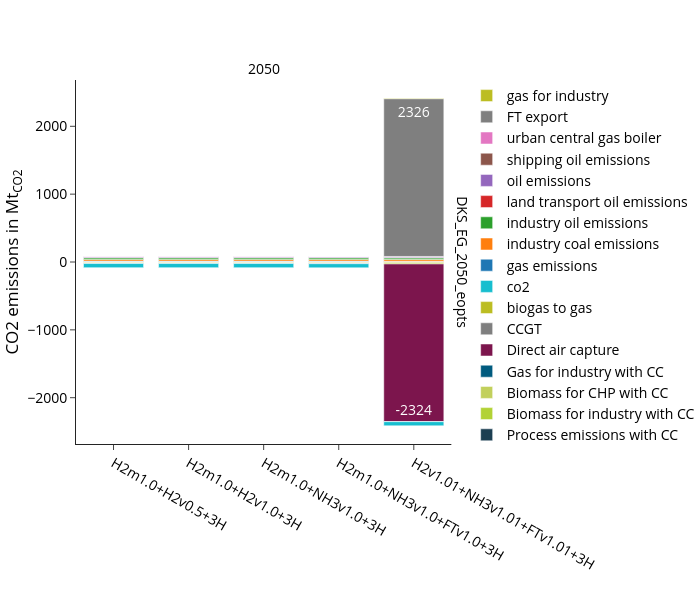

Notebook code cell kept with this figure:
### Code cell
fig_name = "co2_emissions_mt"
fig = px.bar(
    df, 
    **fig_kwargs,
    labels={"value":"CO2 emissions in Mt<sub>CO2</sub>",
            "year":"",
            "variable":"", 
            "scen":""
            },
    color_discrete_map=colors["co2"],
    category_orders={
        "variable":list(colors["co2"].keys()),
        "scen": scen_order
        },
    #facet_col_wrap=1, facet_col_spacing=0.07,
)
fig.update_layout(legend_traceorder="reversed",)
update_layout(fig)

print("Totals per scenario and year:", supply_sum_df)
fig.show()
#save_plotly_fig(supply_df, fig, sdir, f"{idx_group_name}_{fig_name}")

### Figure 1 — Plotly figure (JSON) as saved in the notebook; plotly's stock layout.template omitted (floating-point values rounded to 4 significant figures)
{"data": [{"hovertemplate": "=%{x}<br>run_name=DKS_EG_2050_eopts<br>CO2 emissions in Mt<sub>CO2</sub>=%{text}<extra></extra>", "legendgroup": "Process emissions with CC", "marker": {"color": "#1c3f52", "pattern": {"shape": ""}}, "name": "Process emissions with CC", "orientation": "v", "showlegend": true, "text": [5.1, 5.1, 5.1, 5.1, 5.1], "textangle": 0, "textposition": "inside", "texttemplate": "%{y:.0f}", "type": "bar", "x": ["H2m1.0+H2v0.5+3H", "H2m1.0+H2v1.0+3H", "H2m1.0+NH3v1.0+3H", "H2m1.0+NH3v1.0+FTv1.0+3H", "H2v1.01+NH3v1.01+FTv1.01+3H"], "xaxis": "x", "y": [5.1, 5.1, 5.1, 5.1, 5.1], "yaxis": "y"}, {"hovertemplate": "=%{x}<br>run_name=DKS_EG_2050_eopts<br>CO2 emissions in Mt<sub>CO2</sub>=%{text}<extra></extra>", "legendgroup": "Biomass for industry with CC", "marker": {"color": "#b2d235", "pattern": {"shape": ""}}, "name": "Biomass for industry with CC", "orientation": "v", "showlegend": true, "text": [-4.9, -4.9, -4.9, -4.9, -4.9], "textangle": 0, "textposition": "inside", "texttemplate": "%{y:.0f}", "type": "bar", "x": ["H2m1.0+H2v0.5+3H", "H2m1.0+H2v1.0+3H", "H2m1.0+NH3v1.0+3H", "H2m1.0+NH3v1.0+FTv1.0+3H", "H2v1.01+NH3v1.01+FTv1.01+3H"], "xaxis": "x", "y": [-4.9, -4.9, -4.9, -4.9, -4.9], "yaxis": "y"}, {"hovertemplate": "=%{x}<br>run_name=DKS_EG_2050_eopts<br>CO2 emissions in Mt<sub>CO2</sub>=%{text}<extra></extra>", "legendgroup": "Biomass for CHP with CC", "marker": {"color": "#C2D05C", "pattern": {"shape": ""}}, "name": "Biomass for CHP with CC", "orientation": "v", "showlegend": true, "text": [-10.5, -10.5, -10.5, -11.0, -24.3], "textangle": 0, "textposition": "inside", "texttemplate": "%{y:.0f}", "type": "bar", "x": ["H2m1.0+H2v0.5+3H", "H2m1.0+H2v1.0+3H", "H2m1.0+NH3v1.0+3H", "H2m1.0+NH3v1.0+FTv1.0+3H", "H2v1.01+NH3v1.01+FTv1.01+3H"], "xaxis": "x", "y": [-10.5, -10.5, -10.5, -11.0, -24.3], "yaxis": "y"}, {"hovertemplate": "=%{x}<br>run_name=DKS_EG_2050_eopts<br>CO2 emissions in Mt<sub>CO2</sub>=%{text}<extra></extra>", "legendgroup": "Gas for industry with CC", "marker": {"color": "#005b7f", "pattern": {"shape": ""}}, "name": "Gas for industry with CC", "orientation": "v", "showlegend": true, "text": [2.0, 2.0, 2.0, 2.0, 1.7], "textangle": 0, "textposition": "inside", "texttemplate": "%{y:.0f}", "type": "bar", "x": ["H2m1.0+H2v0.5+3H", "H2m1.0+H2v1.0+3H", "H2m1.0+NH3v1.0+3H", "H2m1.0+NH3v1.0+FTv1.0+3H", "H2v1.01+NH3v1.01+FTv1.01+3H"], "xaxis": "x", "y": [2.0, 2.0, 2.0, 2.0, 1.7], "yaxis": "y"}, {"hovertemplate": "=%{x}<br>run_name=DKS_EG_2050_eopts<br>CO2 emissions in Mt<sub>CO2</sub>=%{text}<extra></extra>", "legendgroup": "Direct air capture", "marker": {"color": "#7c154d", "pattern": {"shape": ""}}, "name": "Direct air capture", "orientation": "v", "showlegend": true, "text": [-6.7, -6.7, -6.7, -8.8, -2324.0], "textangle": 0, "textposition": "inside", "texttemplate": "%{y:.0f}", "type": "bar", "x": ["H2m1.0+H2v0.5+3H", "H2m1.0+H2v1.0+3H", "H2m1.0+NH3v1.0+3H", "H2m1.0+NH3v1.0+FTv1.0+3H", "H2v1.01+NH3v1.01+FTv1.01+3H"], "xaxis": "x", "y": [-6.7, -6.7, -6.7, -8.8, -2324.0], "yaxis": "y"}, {"hovertemplate": "=%{x}<br>run_name=DKS_EG_2050_eopts<br>CO2 emissions in Mt<sub>CO2</sub>=%{text}<extra></extra>", "legendgroup": "CCGT", "marker": {"color": "#7F7F7F", "pattern": {"shape": ""}}, "name": "CCGT", "orientation": "v", "showlegend": true, "text": [0.9, 0.9, 0.9, 0.9, 0.2], "textangle": 0, "textposition": "inside", "texttemplate": "%{y:.0f}", "type": "bar", "x": ["H2m1.0+H2v0.5+3H", "H2m1.0+H2v1.0+3H", "H2m1.0+NH3v1.0+3H", "H2m1.0+NH3v1.0+FTv1.0+3H", "H2v1.01+NH3v1.01+FTv1.01+3H"], "xaxis": "x", "y": [0.9, 0.9, 0.9, 0.9, 0.2], "yaxis": "y"}, {"hovertemplate": "=%{x}<br>run_name=DKS_EG_2050_eopts<br>CO2 emissions in Mt<sub>CO2</sub>=%{text}<extra></extra>", "legendgroup": "biogas to gas", "marker": {"color": "#BCBD22", "pattern": {"shape": ""}}, "name": "biogas to gas", "orientation": "v", "showlegend": true, "text": [-0.3, -0.3, -0.3, -0.3, -0.3], "textangle": 0, "textposition": "inside", "texttemplate": "%{y:.0f}", "type": "bar", "x": ["H2m1.0+H2v0.5+3H", "H2m1.0+H2v1.0+3H", "H2m1.0+NH3v1.0+3H", "H2m1.0+NH3v1.0+FTv1.0+3H", "H2v1.01+NH3v1.01+FTv1.01+3H"], "xaxis": "x", "y": [-0.3, -0.3, -0.3, -0.3, -0.3], "yaxis": "y"}, {"hovertemplate": "=%{x}<br>run_name=DKS_EG_2050_eopts<br>CO2 emissions in Mt<sub>CO2</sub>=%{text}<extra></extra>", "legendgroup": "co2", "marker": {"color": "#17BECF", "pattern": {"shape": ""}}, "name": "co2", "orientation": "v", "showlegend": true, "text": [-60.6, -60.6, -60.6, -60.6, -60.6], "textangle": 0, "textposition": "inside", "texttemplate": "%{y:.0f}", "type": "bar", "x": ["H2m1.0+H2v0.5+3H", "H2m1.0+H2v1.0+3H", "H2m1.0+NH3v1.0+3H", "H2m1.0+NH3v1.0+FTv1.0+3H", "H2v1.01+NH3v1.01+FTv1.01+3H"], "xaxis": "x", "y": [-60.6, -60.6, -60.6, -60.6, -60.6], "yaxis": "y"}, {"hovertemplate": "=%{x}<br>run_name=DKS_EG_2050_eopts<br>CO2 emissions in Mt<sub>CO2</sub>=%{text}<extra></extra>", "legendgroup": "gas emissions", "marker": {"color": "#1F77B4", "pattern": {"shape": ""}}, "name": "gas emissions", "orientation": "v", "showlegend": true, "text": [5.8, 5.8, 5.8, 5.8, 5.8], "textangle": 0, "textposition": "inside", "texttemplate": "%{y:.0f}", "type": "bar", "x": ["H2m1.0+H2v0.5+3H", "H2m1.0+H2v1.0+3H", "H2m1.0+NH3v1.0+3H", "H2m1.0+NH3v1.0+FTv1.0+3H", "H2v1.01+NH3v1.01+FTv1.01+3H"], "xaxis": "x", "y": [5.8, 5.8, 5.8, 5.8, 5.8], "yaxis": "y"}, {"hovertemplate": "=%{x}<br>run_name=DKS_EG_2050_eopts<br>CO2 emissions in Mt<sub>CO2</sub>=%{text}<extra></extra>", "legendgroup": "industry coal emissions", "marker": {"color": "#FF7F0E", "pattern": {"shape": ""}}, "name": "industry coal emissions", "orientation": "v", "showlegend": true, "text": [24.5, 24.5, 24.5, 24.5, 24.5], "textangle": 0, "textposition": "inside", "texttemplate": "%{y:.0f}", "type": "bar", "x": ["H2m1.0+H2v0.5+3H", "H2m1.0+H2v1.0+3H", "H2m1.0+NH3v1.0+3H", "H2m1.0+NH3v1.0+FTv1.0+3H", "H2v1.01+NH3v1.01+FTv1.01+3H"], "xaxis": "x", "y": [24.5, 24.5, 24.5, 24.5, 24.5], "yaxis": "y"}, {"hovertemplate": "=%{x}<br>run_name=DKS_EG_2050_eopts<br>CO2 emissions in Mt<sub>CO2</sub>=%{text}<extra></extra>", "legendgroup": "industry oil emissions", "marker": {"color": "#2CA02C", "pattern": {"shape": ""}}, "name": "industry oil emissions", "orientation": "v", "showlegend": true, "text": [23.5, 23.5, 23.5, 23.5, 23.5], "textangle": 0, "textposition": "inside", "texttemplate": "%{y:.0f}", "type": "bar", "x": ["H2m1.0+H2v0.5+3H", "H2m1.0+H2v1.0+3H", "H2m1.0+NH3v1.0+3H", "H2m1.0+NH3v1.0+FTv1.0+3H", "H2v1.01+NH3v1.01+FTv1.01+3H"], "xaxis": "x", "y": [23.5, 23.5, 23.5, 23.5, 23.5], "yaxis": "y"}, {"hovertemplate": "=%{x}<br>run_name=DKS_EG_2050_eopts<br>CO2 emissions in Mt<sub>CO2</sub>=%{text}<extra></extra>", "legendgroup": "land transport oil emissions", "marker": {"color": "#D62728", "pattern": {"shape": ""}}, "name": "land transport oil emissions", "orientation": "v", "showlegend": true, "text": [3.8, 3.8, 3.8, 3.8, 3.8], "textangle": 0, "textposition": "inside", "texttemplate": "%{y:.0f}", "type": "bar", "x": ["H2m1.0+H2v0.5+3H", "H2m1.0+H2v1.0+3H", "H2m1.0+NH3v1.0+3H", "H2m1.0+NH3v1.0+FTv1.0+3H", "H2v1.01+NH3v1.01+FTv1.01+3H"], "xaxis": "x", "y": [3.8, 3.8, 3.8, 3.8, 3.8], "yaxis": "y"}, {"hovertemplate": "=%{x}<br>run_name=DKS_EG_2050_eopts<br>CO2 emissions in Mt<sub>CO2</sub>=%{text}<extra></extra>", "legendgroup": "oil emissions", "marker": {"color": "#9467BD", "pattern": {"shape": ""}}, "name": "oil emissions", "orientation": "v", "showlegend": true, "text": [15.6, 15.6, 15.6, 15.6, 15.6], "textangle": 0, "textposition": "inside", "texttemplate": "%{y:.0f}", "type": "bar", "x": ["H2m1.0+H2v0.5+3H", "H2m1.0+H2v1.0+3H", "H2m1.0+NH3v1.0+3H", "H2m1.0+NH3v1.0+FTv1.0+3H", "H2v1.01+NH3v1.01+FTv1.01+3H"], "xaxis": "x", "y": [15.6, 15.6, 15.6, 15.6, 15.6], "yaxis": "y"}, {"hovertemplate": "=%{x}<br>run_name=DKS_EG_2050_eopts<br>CO2 emissions in Mt<sub>CO2</sub>=%{text}<extra></extra>", "legendgroup": "shipping oil emissions", "marker": {"color": "#8C564B", "pattern": {"shape": ""}}, "name": "shipping oil emissions", "orientation": "v", "showlegend": true, "text": [1.7, 1.7, 1.7, 1.7, 1.7], "textangle": 0, "textposition": "inside", "texttemplate": "%{y:.0f}", "type": "bar", "x": ["H2m1.0+H2v0.5+3H", "H2m1.0+H2v1.0+3H", "H2m1.0+NH3v1.0+3H", "H2m1.0+NH3v1.0+FTv1.0+3H", "H2v1.01+NH3v1.01+FTv1.01+3H"], "xaxis": "x", "y": [1.7, 1.7, 1.7, 1.7, 1.7], "yaxis": "y"}, {"hovertemplate": "=%{x}<br>run_name=DKS_EG_2050_eopts<br>CO2 emissions in Mt<sub>CO2</sub>=%{text}<extra></extra>", "legendgroup": "urban central gas boiler", "marker": {"color": "#E377C2", "pattern": {"shape": ""}}, "name": "urban central gas boiler", "orientation": "v", "showlegend": true, "text": [0.1, 0.1, 0.1, 0.1], "textangle": 0, "textposition": "inside", "texttemplate": "%{y:.0f}", "type": "bar", "x": ["H2m1.0+H2v0.5+3H", "H2m1.0+H2v1.0+3H", "H2m1.0+NH3v1.0+3H", "H2m1.0+NH3v1.0+FTv1.0+3H"], "xaxis": "x", "y": [0.1, 0.1, 0.1, 0.1], "yaxis": "y"}, {"hovertemplate": "=%{x}<br>run_name=DKS_EG_2050_eopts<br>CO2 emissions in Mt<sub>CO2</sub>=%{text}<extra></extra>", "legendgroup": "FT export", "marker": {"color": "#7F7F7F", "pattern": {"shape": ""}}, "name": "FT export", "orientation": "v", "showlegend": true, "text": [2.6, 2326.0], "textangle": 0, "textposition": "inside", "texttemplate": "%{y:.0f}", "type": "bar", "x": ["H2m1.0+NH3v1.0+FTv1.0+3H", "H2v1.01+NH3v1.01+FTv1.01+3H"], "xaxis": "x", "y": [2.6, 2326.0], "yaxis": "y"}, {"hovertemplate": "=%{x}<br>run_name=DKS_EG_2050_eopts<br>CO2 emissions in Mt<sub>CO2</sub>=%{text}<extra></extra>", "legendgroup": "gas for industry", "marker": {"color": "#BCBD22", "pattern": {"shape": ""}}, "name": "gas for industry", "orientation": "v", "showlegend": true, "text": [6.8], "textangle": 0, "textposition": "inside", "texttemplate": "%{y:.0f}", "type": "bar", "x": ["H2v1.01+NH3v1.01+FTv1.01+3H"], "xaxis": "x", "y": [6.8], "yaxis": "y"}], "layout": {"annotations": [{"font": {}, "showarrow": false, "text": "2050", "x": 0.49, "xanchor": "center", "xref": "paper", "y": 1, "yanchor": "bottom", "yref": "paper"}, {"font": {}, "showarrow": false, "text": "DKS_EG_2050_eopts", "textangle": 90, "x": 0.98, "xanchor": "left", "xref": "paper", "y": 0.5, "yanchor": "middle", "yref": "paper"}], "barmode": "relative", "height": 600, "legend": {"title": {"text": ""}, "tracegroupgap": 0, "traceorder": "reversed"}, "width": 700, "xaxis": {"anchor": "y", "categoryarray": [], "categoryorder": "array", "domain": [0, 0.98], "title": {"text": ""}}, "yaxis": {"anchor": "x", "domain": [0, 1], "title": {"text": "CO2 emissions in Mt<sub>CO2</sub>"}}}}
